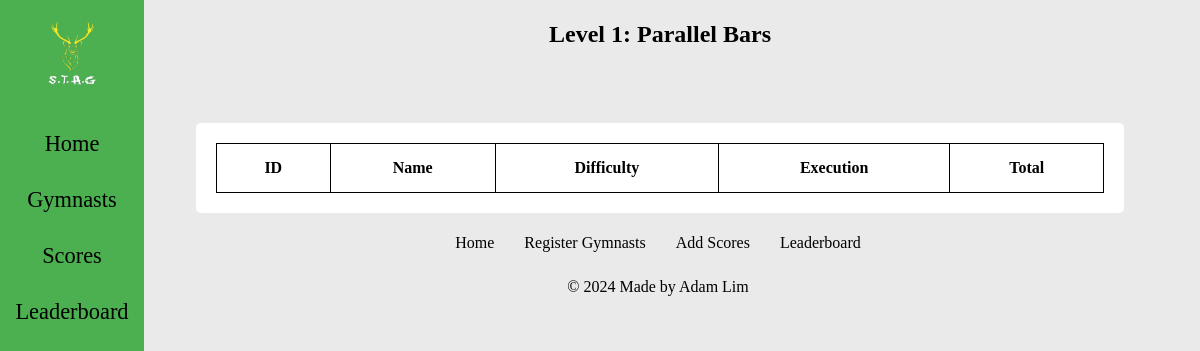
Page /apparatuslead/1/2 on the earlier database version.
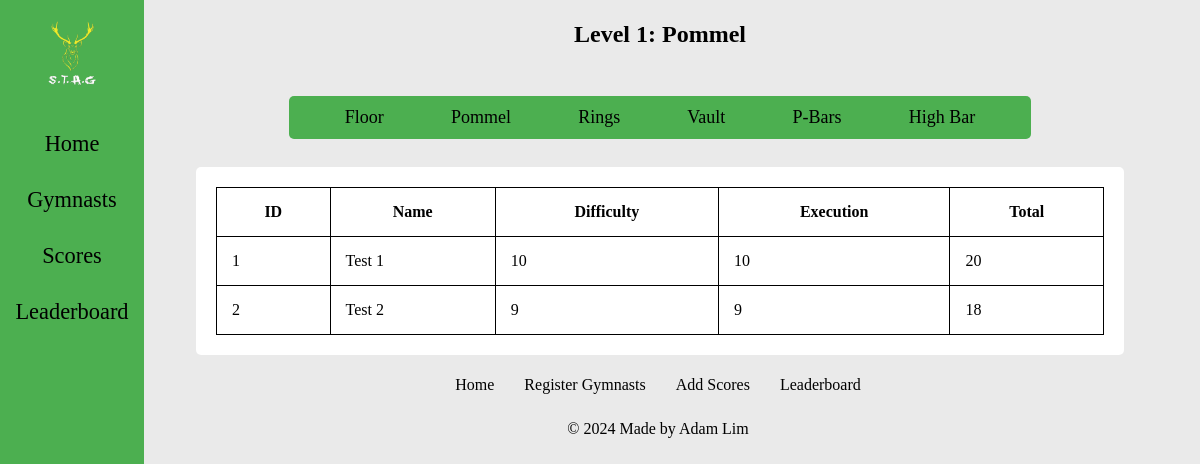
Same page on the later database version.
### tables this page shows
CREATE TABLE apparatus (apparatus_id INTEGER PRIMARY KEY, apparatus_name TEXT);

CREATE TABLE score (score_id INTEGER PRIMARY KEY, gymnast_id INTEGER REFERENCES gymnast (gymnast_id), apparatus_id INTEGER REFERENCES apparatus (apparatus_id), escore INTEGER, dscore INTEGER);

CREATE TABLE gymnast (gymnast_id INTEGER PRIMARY KEY, gymnast_name TEXT, level INTEGER);

### routes.py (the view)
@app.route("/apparatuslead/<int:level>/<int:apparatus_id>")
def apparatus_leaderboard(level, apparatus_id):
    conn = sqlite3.connect("database.db")
    cur = conn.cursor()
    cur.execute("SELECT score.gymnast_id, gymnast.gymnast_name, score.dscore,"
                "score.escore, (score.dscore + score.escore) "
                "AS total FROM gymnast "
                "JOIN score ON score.gymnast_id = gymnast.gymnast_id "
                "WHERE score.apparatus_id = ? AND gymnast.level = ? "
                "ORDER BY total DESC", (apparatus_id, level))
    data = cur.fetchall()
    '''
        Gets scores for an apparatus and level,
        calculating the total score for each gymnast.
        Orders the results by total score in descending order.
    '''
    cur.execute("SELECT apparatus_name FROM apparatus "
                "WHERE apparatus_id = ?", (apparatus_id,))
    apparatus_name = cur.fetchone()[0]
    '''
        Gets the name of the
        apparatus based on the given apparatus ID.
    '''
    cur.execute("SELECT DISTINCT apparatus.apparatus_id, "
                "apparatus.apparatus_name FROM apparatus "
                "JOIN score ON apparatus.apparatus_id = score.apparatus_id "
                "JOIN gymnast ON score.gymnast_id = gymnast.gymnast_id "
                "WHERE gymnast.level = ? "
                "ORDER BY apparatus.apparatus_id", (level,))
    apps = cur.fetchall()
    '''
        Gets all apparatus used by
        gymnasts at thier level, making sure the apparatus is
        associated with scores and gymnasts at that level.
    '''
    conn.close()
    return render_template("apparatuslead.html", level=level,
                           apparatus_id=apparatus_id, data=data,
                           apps=apps, apparatus_name=apparatus_name)

### templates/apparatuslead.html
{% extends 'layout.html' %}
{% block content %}
<div class="content">
    <h2 id="leadtitle">Level {{ level }}: {{ apparatus_name }}</h2>
    <div class="appheader">
        {% for app in apps %}
            <a class="applinks" href="/apparatuslead/{{ level }}/{{ app[0] }}">{{ app[1] }}</a>
        {% endfor %}
    </div>
    <div class="leadtable">
        <table>
            <tr>
                <th>ID</th>
                <th>Name</th>
                <th>Difficulty</th>
                <th>Execution</th>
                <th>Total</th>
            </tr>
            {% for row in data %}
            <tr>
                {% for col in row %}
                <td>{{ col }}</td>
                {% endfor %}
            </tr>
            {% endfor %}
        </table>
    </div>
</div>
{% endblock %}

Differences in the rows shown:
now on one of the page's lists (row edited): apparatus: apparatus_name "Pommel"
changed apparatus: apparatus_name "Parallel Bars" → "Pommel"
now on this page (row edited): apparatus: apparatus_name "Floor"
now on this page (row edited): apparatus: apparatus_name "Rings"
now on this page (row edited): apparatus: apparatus_name "Vault"
now on this page (row edited): apparatus: apparatus_name "P-Bars"
now on this page (row edited): apparatus: apparatus_name "High Bar"
now on this page (row edited): score: row "1" "10" "10" "20"
added gymnast: gymnast_name "Test 1"
now on this page (row edited): score: row "2" "9" "9" "18"
added gymnast: gymnast_name "Test 2"
